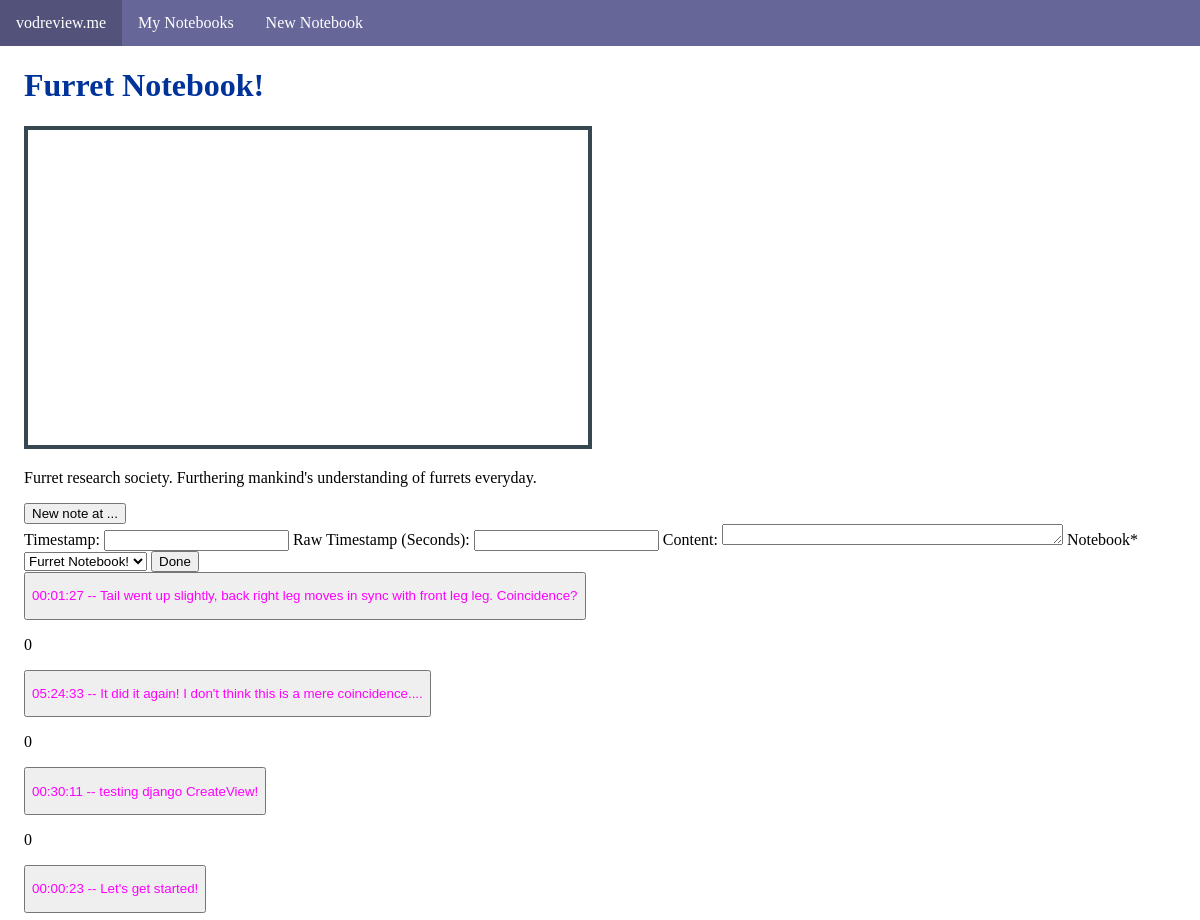
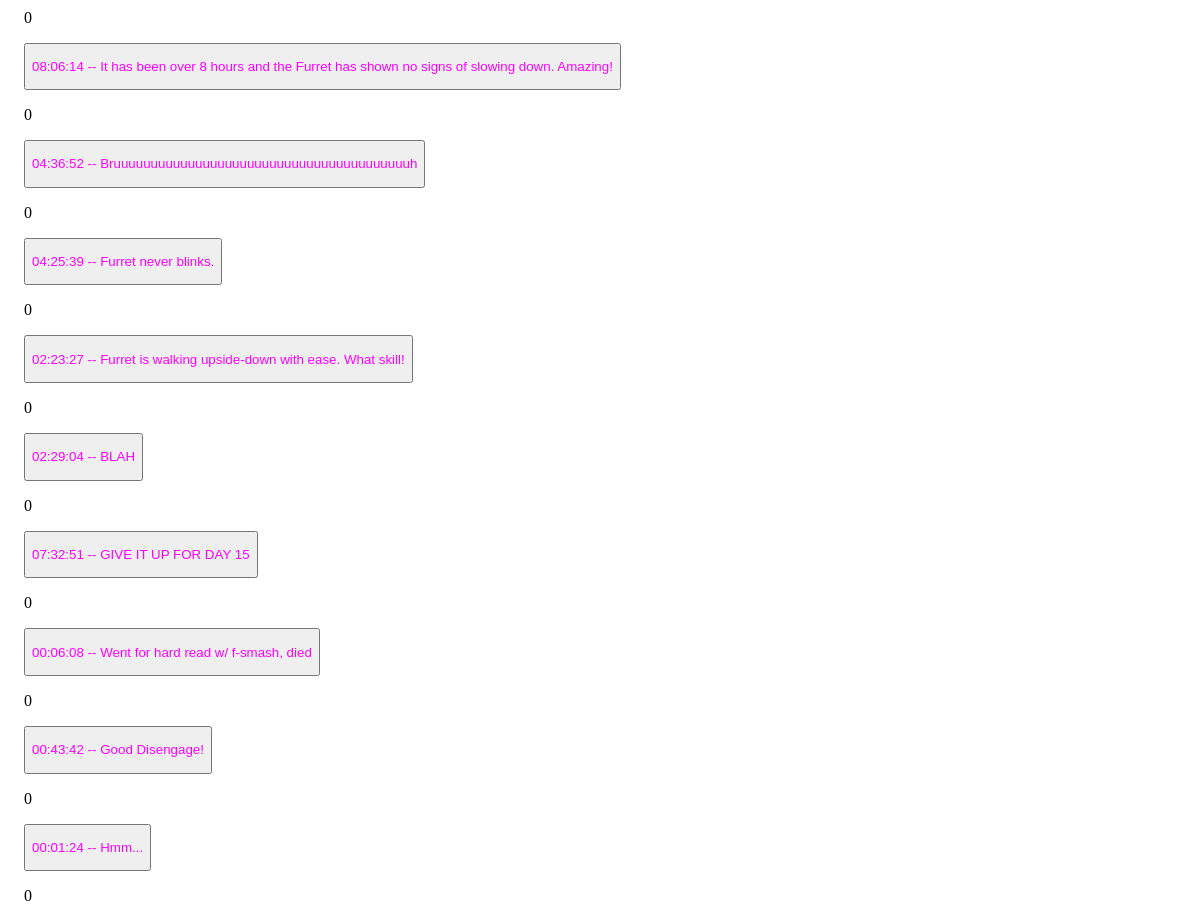
Page /notebook/0Mx2Fx8Vc3Lh/ on the committed database (2 pictures, top to bottom).
### note_taker/models.py (models this page shows, shortened)
class Notebook(models.Model):
	title = models.CharField(max_length=100)
	date_created = models.DateTimeField(default=timezone.now)
	author = models.ForeignKey(User, on_delete=models.CASCADE)
	youtube_id = models.CharField(max_length=100, default="Will fill automatically") #youtube ID #default is furret vid
	notebook_id = models.CharField(max_length=100, default='Randomly generated') #randomly generated id
	description = models.CharField(max_length=500, default=None, blank=True, null=True)
	def __str__(self):
		return "%s, Youtube ID: %s, Notebook ID: %s" % (self.title, self.youtube_id, self.notebook_id)

class Note(models.Model):
	timestamp = models.CharField(max_length=100, default="01:27") #for now;
	raw_timestamp = models.IntegerField(default="0")
	content = models.TextField()
	date_posted = models.DateTimeField(default=timezone.now)
	notebook = models.ForeignKey(Notebook, on_delete=models.CASCADE)

### note_taker/views.py (the view)
# urls.py: path('', views.notebook_list, name="note-taker-notebook-list"),
def notebook(request, id_num):
	if request.method == 'POST':
		form = NoteForm(request.POST)
		if form.is_valid():
			form.save()
			return HttpResponseRedirect(request.path_info)
	else:
		form = NoteForm()
	def find_notebook(id_num):
		for book in Notebook.objects.all():
			if book.notebook_id == id_num:
				return book
	def find_notes(id_num):
		return Note.objects.all().filter(notebook=find_notebook(id_num))
	context = {
		'notebook': find_notebook(id_num),#Notebook.objects.all(),
		'notes': find_notes(id_num),
		'form': form,
	}
	return render(request, 'note_taker/notebook.html', context)

### note_taker/forms.py
class NoteForm(ModelForm):
	class Meta:
		model = Note
		fields = ['timestamp', 'raw_timestamp', 'content', 'notebook']

### note_taker/templates/note_taker/notebook.html (shortened to what this page needs)
{% extends "note_taker/base.html" %}
{% block content%}
	<h1 class="notebooktitle">{{ notebook.title }}</h1>
	<div class="vidcontainer">
		<iframe id="your-iframe"
			width="560"
			height="315"
			frameborder="0"
			style="border: solid 4px #37474F"
			src="https://www.youtube.com/embed/{{ notebook.youtube_id }}?enablejsapi=1"
			title="YouTube video player"
			frameborder="0"
			allow="accelerometer; autoplay; clipboard-write; encrypted-media; gyroscope; picture-in-picture;"
			allowfullscreen>
		</iframe>
	</div>
	<div class="vidinfo">
		<p>{{ notebook.description }}</p>
	</div>
	<div>
		<button id="new-note-btn" onclick="newNote();">New note at ...</button>
	</div>
	{% load crispy_forms_tags %}
	<form action="" method="post">
		<label for="{{ form.timestamp.id_for_label }}">Timestamp:</label>
		<input type="text" name="timestamp" maxlength="100" class="textinput textInput form-control" required id="id_timestamp">
		<label for="{{ form.raw_timestamp.id_for_label }}">Raw Timestamp (Seconds):</label>
		<input type="number" name="raw_timestamp" maxlength="100" class="textinput textInput form-control" required id="id_rawtimestamp">
		<label for="{{ form.content.id_for_label }}">Content:</label>
		<textarea name="content" cols="40" rows="1" class="textarea form-control" required id="id_content"></textarea>
		<label for="id_notebook" class=" requiredField">Notebook<span class="asteriskField">*</span></label>
		<select name="notebook" class="select form-control" required id="id_notebook">
			<option value="{{ notebook.id }}" selected>{{ notebook.title }}</option>
		</select>
		<input type="submit" value="Done">
	</form>
	{% for note in notes %}
		<div class="notecontainer">
			<div style="display: inline;">
				<button onclick="seek();"><p style="color: magenta;">{{ note.timestamp }}</a> -- {{ note.content }}</p></button>
				<p id="id_raw_timestamp_second">{{ note.raw_timestamp }}</p>
			</div>
		</div>
	{% endfor %}
 {% endblock content %}

### note_taker/static/note_taker/main.css (style rules this page uses)
body { margin: 0; }
h1.notebooktitle { color: #003399; }
div.vidcontainer { margin-left: auto; margin-right: auto; }
div.notecontainer { display: inline; margin: 0; padding: 0; }

### rows in the picture
Notebook: title "Furret Notebook!", description "Furret research society. Furthering mankind's understanding of furrets everyday.", notebook "Furret Notebook!"
Note: timestamp "00:01:27", content "Tail went up slightly, back right leg moves in sync with front leg leg. Coincidence?", raw_timestamp "0"
Note: timestamp "05:24:33", content "It did it again! I don't think this is a mere coincidence....", raw_timestamp "0"
Note: timestamp "00:30:11", content "testing django CreateView!", raw_timestamp "0"
Note: timestamp "00:00:23", content "Let's get started!", raw_timestamp "0"
Note: timestamp "08:06:14", content "It has been over 8 hours and the Furret has shown no signs of slowing down. Amazing!", raw_timestamp "0"
Note: timestamp "04:36:52", content "Bruuuuuuuuuuuuuuuuuuuuuuuuuuuuuuuuuuuuuuuuh", raw_timestamp "0"
Note: timestamp "04:25:39", content "Furret never blinks.", raw_timestamp "0"
Note: timestamp "02:23:27", content "Furret is walking upside-down with ease. What skill!", raw_timestamp "0"
Note: timestamp "02:29:04", content "BLAH", raw_timestamp "0"
Note: timestamp "07:32:51", content "GIVE IT UP FOR DAY 15", raw_timestamp "0"
Note: timestamp "00:06:08", content "Went for hard read w/ f-smash, died", raw_timestamp "0"
Note: timestamp "00:43:42", content "Good Disengage!", raw_timestamp "0"
Note: timestamp "00:01:24", content "Hmm...", raw_timestamp "0"
